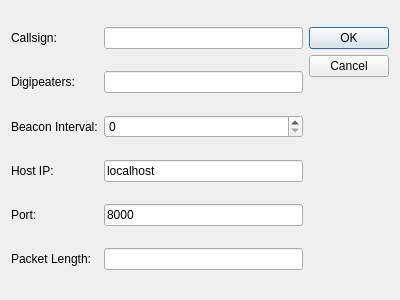
<?xml version="1.0" encoding="UTF-8"?>
<ui version="4.0">
 <class>Dialog</class>
 <widget class="QDialog" name="Dialog">
  <property name="geometry">
   <rect>
    <x>0</x>
    <y>0</y>
    <width>400</width>
    <height>300</height>
   </rect>
  </property>
  <property name="windowTitle">
   <string>Dialog</string>
  </property>
  <layout class="QGridLayout" name="gridLayout">
   <item row="5" column="1">
    <widget class="QLineEdit" name="portInput">
     <property name="text">
      <string>8000</string>
     </property>
    </widget>
   </item>
   <item row="3" column="1">
    <widget class="QSpinBox" name="beaconIntervalInput">
     <property name="maximum">
      <number>999</number>
     </property>
    </widget>
   </item>
   <item row="3" column="0">
    <widget class="QLabel" name="label">
     <property name="text">
      <string>Beacon Interval:</string>
     </property>
    </widget>
   </item>
   <item row="5" column="0">
    <widget class="QLabel" name="label_3">
     <property name="text">
      <string>Port:</string>
     </property>
    </widget>
   </item>
   <item row="4" column="0">
    <widget class="QLabel" name="label_2">
     <property name="text">
      <string>Host IP:</string>
     </property>
    </widget>
   </item>
   <item row="2" column="1">
    <widget class="QLineEdit" name="digipeatersInput"/>
   </item>
   <item row="1" column="0">
    <widget class="QLabel" name="callSignLabel">
     <property name="text">
      <string>Callsign: </string>
     </property>
    </widget>
   </item>
   <item row="1" column="1">
    <widget class="QLineEdit" name="callSignInput"/>
   </item>
   <item row="2" column="0">
    <widget class="QLabel" name="digipeatersLabel">
     <property name="text">
      <string>Digipeaters: </string>
     </property>
    </widget>
   </item>
   <item row="4" column="1">
    <widget class="QLineEdit" name="hostIpInput">
     <property name="text">
      <string>localhost</string>
     </property>
    </widget>
   </item>
   <item row="6" column="0">
    <widget class="QLabel" name="label_4">
     <property name="text">
      <string>Packet Length:</string>
     </property>
    </widget>
   </item>
   <item row="6" column="1">
    <widget class="QLineEdit" name="pacLenInput"/>
   </item>
   <item row="1" column="2" rowspan="6">
    <widget class="QDialogButtonBox" name="buttonBox">
     <property name="orientation">
      <enum>Qt::Vertical</enum>
     </property>
     <property name="standardButtons">
      <set>QDialogButtonBox::Cancel|QDialogButtonBox::Ok</set>
     </property>
    </widget>
   </item>
  </layout>
 </widget>
 <resources/>
 <connections>
  <connection>
   <sender>buttonBox</sender>
   <signal>accepted()</signal>
   <receiver>Dialog</receiver>
   <slot>accept()</slot>
   <hints>
    <hint type="sourcelabel">
     <x>248</x>
     <y>254</y>
    </hint>
    <hint type="destinationlabel">
     <x>157</x>
     <y>274</y>
    </hint>
   </hints>
  </connection>
  <connection>
   <sender>buttonBox</sender>
   <signal>rejected()</signal>
   <receiver>Dialog</receiver>
   <slot>reject()</slot>
   <hints>
    <hint type="sourcelabel">
     <x>316</x>
     <y>260</y>
    </hint>
    <hint type="destinationlabel">
     <x>286</x>
     <y>274</y>
    </hint>
   </hints>
  </connection>
 </connections>
</ui>
